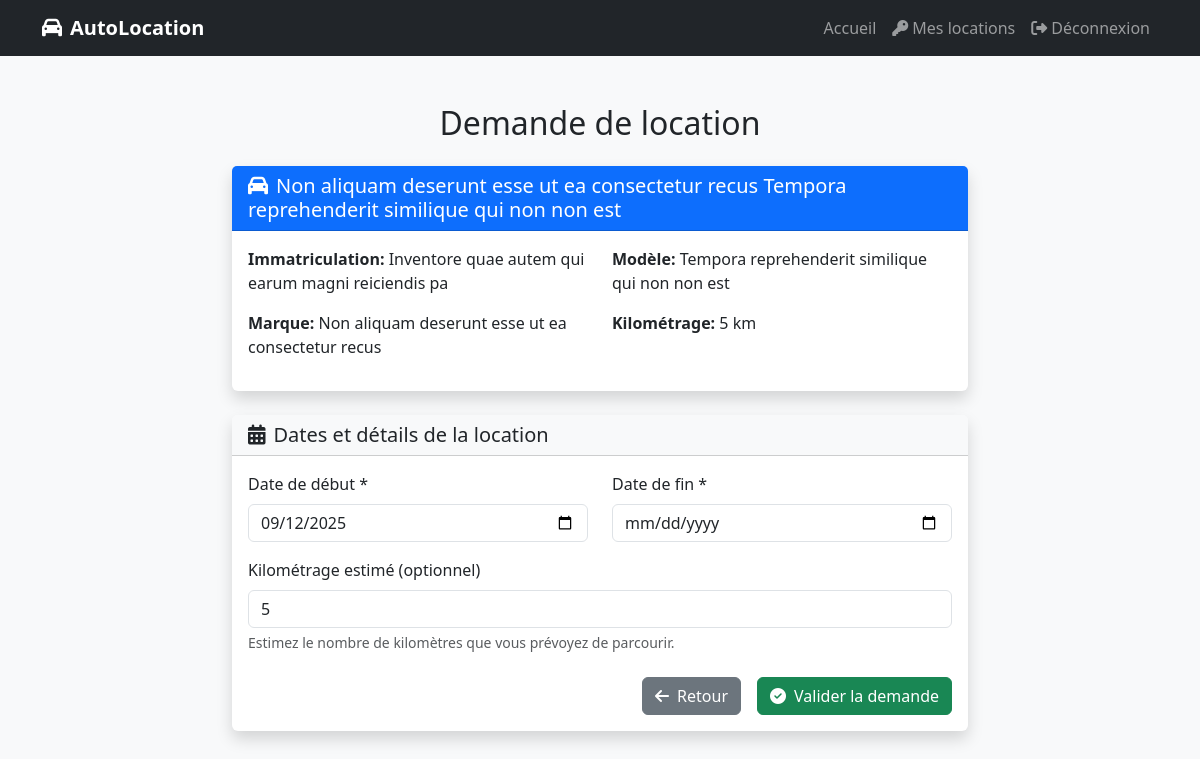
The page /demande-location/4/ (signed in) on the database its author committed.
### location/models.py (models this page shows, shortened)
class Vehicule(models.Model):
    id_vehicule = models.AutoField(primary_key=True)
    photo = models.ImageField(upload_to=vehicule_upload_path, max_length=255, null=True, blank=True)
    immatriculation = models.CharField(max_length=50, unique=True)
    marque = models.CharField(max_length=50)
    model = models.CharField(max_length=50)
    kilometrageinitiale = models.IntegerField()
    created_at = models.DateTimeField(default=timezone.now, editable=False)

### location/views.py (the view)
# urls.py: path("demande-location/<int:id>/", views.demande_location, name="demande_location"),
@login_required
def demande_location(request, id):
    vehicule = get_object_or_404(Vehicule, pk=id)
    try:
        client = Client.objects.get(user=request.user)
    except Client.DoesNotExist:
        messages.error(request, "Vous devez avoir un profil client pour faire une demande de location.")
        return redirect("accueil")
    if request.method == "POST":
        form = LouerForm(request.POST)
        if form.is_valid():
            location = form.save(commit=False)
            location.id_vehicule = vehicule
            location.id_client = client
            location.statut = "en_attente"
            conflits = Louer.objects.filter(
                id_vehicule=vehicule,
                statut="valide"
            ).filter(
                Q(date_debut__lte=location.date_finlocation) &
                Q(date_finlocation__gte=location.date_debut)
            )
            if conflits.exists():
                conflit = conflits.first()
                messages.error(
                    request,
                    f"⚠️ Ce véhicule n’est pas disponible : déjà loué du "
                    f"{conflit.date_debut} au {conflit.date_finlocation} "
                    f"par {conflit.id_client.prenom} {conflit.id_client.nom}."
                )
            else:
                location.statut = "en_attente"
                location.save()
                messages.success(
                    request,
                    "Votre demande de location a été enregistrée et est en attente de validation."
                )
                return redirect("mes_locations")
        else:
            messages.error(request, "Veuillez corriger les erreurs dans le formulaire.")
            for field, errors in form.errors.items():
                for error in errors:
                    print(f"Erreur dans le champ {field}: {error}")
    else:
        form = LouerForm(initial={
            "id_vehicule": vehicule.pk,
            "id_client": client.pk,
            "kilometrageapreslocation": vehicule.kilometrageinitiale,
            "date_debut": datetime.now().date(),
        })
        subject = "Nouvelle demande de location"
        message = (
            f"Un client a fait une demande de location.\n\n"
            f"Client : {request.user.get_full_name()} ({request.user.email})\n"
            f"Véhicule : {vehicule.marque} {vehicule.model} - {vehicule.immatriculation}\n"
        )
        send_mail(
            subject,
            message,
            None,  # from email (par défaut DEFAULT_FROM_EMAIL)
            ["admin@autolocation.com"],  # mail de l’admin
            fail_silently=False,
        )
        send_mail(
            "Confirmation de votre demande",
            f"Bonjour {request.user.first_name},\n\n"
            f"Votre demande de location du véhicule {vehicule.marque} {vehicule.model} "
            f"a bien été enregistrée. Nous vous contacterons rapidement.\n\n"
            f"Merci,\nAutoLocation",
            None,
            [request.user.email],  # destinataire = client connecté
            fail_silently=False,
        )
    return render(request, "location/demande_location.html", {
        "form": form,
        "vehicule": vehicule,
    })

### location/forms.py (shortened to what this page needs)
class LouerForm(forms.ModelForm):
    class Meta:
        model = Louer
        fields = ['date_debut', 'date_finlocation', 'kilometrageapreslocation']
        widgets = {
            'date_debut': forms.DateInput(attrs={'type': 'date', 'class': 'form-control'}),
            'date_finlocation': forms.DateInput(attrs={'type': 'date', 'class': 'form-control'}),
            'kilometrageapreslocation': forms.NumberInput(attrs={'class': 'form-control'}),
        }

### location/templates/location/demande_location.html (shortened to what this page needs)
<!DOCTYPE html>
<html lang="fr">
<head>
    <link href="https://cdn.jsdelivr.net/npm/bootstrap@5.3.0/dist/css/bootstrap.min.css" rel="stylesheet">
    <link rel="stylesheet" href="https://cdnjs.cloudflare.com/ajax/libs/font-awesome/6.4.0/css/all.min.css">
</head>
<body>
    <nav class="navbar navbar-expand-lg navbar-dark bg-dark sticky-top">
        <div class="container">
            <a class="navbar-brand" href="{% url 'accueil' %}">
                <i class="fa fa-car me-2"></i>AutoLocation
            </a>
            <div class="collapse navbar-collapse" id="navbarNav">
                <ul class="navbar-nav ms-auto">
                    <li class="nav-item">
                        <a class="nav-link" href="{% url 'accueil' %}">Accueil</a>
                    </li>
                    {% if user.is_authenticated %}
                        <li class="nav-item">
                            <a class="nav-link" href="{% url 'mes_locations' %}">
                                <i class="fas fa-key me-1"></i>Mes locations
                            </a>
                        </li>
                        <li class="nav-item">
                            <a class="nav-link" href="{% url 'logout' %}">
                                <i class="fas fa-sign-out-alt me-1"></i>Déconnexion
                            </a>
                        </li>
                    {% endif %}
                </ul>
            </div>
        </div>
    </nav>
    <div class="container py-5">
        <div class="row justify-content-center">
            <div class="col-lg-8">
                <h2 class="mb-4 text-center">Demande de location</h2>
                <div class="card mb-4">
                    <div class="card-header bg-primary text-white">
                        <h5 class="mb-0">
                            <i class="fas fa-car me-2"></i>{{ vehicule.marque }} {{ vehicule.model }}
                        </h5>
                    </div>
                    <div class="card-body">
                        <div class="row">
                            <div class="col-md-6">
                                <p><strong>Immatriculation:</strong> {{ vehicule.immatriculation }}</p>
                                <p><strong>Marque:</strong> {{ vehicule.marque }}</p>
                            </div>
                            <div class="col-md-6">
                                <p><strong>Modèle:</strong> {{ vehicule.model }}</p>
                                <p><strong>Kilométrage:</strong> {{ vehicule.kilometrageinitiale }} km</p>
                            </div>
                        </div>
                    </div>
                </div>
                <div class="card">
    <div class="card-header bg-light">
        <h5 class="mb-0">
            <i class="fas fa-calendar-alt me-2"></i>Dates et détails de la location
        </h5>
    </div>
    <div class="card-body">
        <form method="post" id="locationForm" class="needs-validation" novalidate>
            {% load widget_tweaks %}
            <div class="row mb-3">
                <div class="col-md-6">
                    <label for="{{ form.date_debut.id_for_label }}" class="form-label">
                        Date de début *
                    </label>
                    {{ form.date_debut }}
                </div>
                <div class="col-md-6">
                    <label for="{{ form.date_finlocation.id_for_label }}" class="form-label">
                        Date de fin *
                    </label>
                    {{ form.date_finlocation }}
                </div>
            </div>
            <div class="mb-3">
                <label for="{{ form.kilometrageapreslocation.id_for_label }}" class="form-label">
                    Kilométrage estimé (optionnel)
                </label>
                {{ form.kilometrageapreslocation}}
                <div class="form-text">
                    Estimez le nombre de kilomètres que vous prévoyez de parcourir.
                </div>
            </div>
            <div class="d-grid gap-2 d-md-flex justify-content-md-end mt-4">
                <a href="{% url 'accueil' %}" class="btn btn-secondary me-md-2">
                    <i class="fas fa-arrow-left me-2"></i>Retour
                </a>
                <button type="submit" class="btn btn-success" id="submitBtn">
                    <i class="fas fa-check-circle me-2"></i>Valider la demande
                </button>
            </div>
        </form>
    </div>
</div>
            </div>
        </div>
    </div>
</body>
</html>

### location/templates/location/demande_location.html (style rules this page uses)
body { background-color: #f8f9fa; }
.card { border: none; box-shadow: 0 0.5rem 1rem rgba(0, 0, 0, 0.15); }
.navbar-brand { font-weight: bold; }
.btn-success { background-color: #198754; border-color: #198754; }

### rows shown on the page
Vehicule: marque "Non aliquam deserunt esse ut ea consectetur recus", model "Tempora reprehenderit similique qui non non est", immatriculation "Inventore quae autem qui earum magni reiciendis pa", kilometrageinitiale "5"
